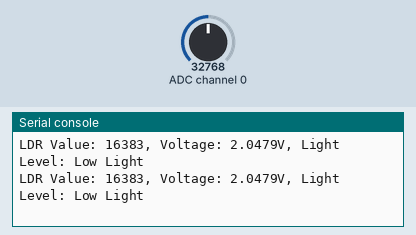
Bench run of a program on a simulated CircuitPython board. Parts: the last lines printed to the serial console. The test bench sets the inputs (shaded band); at power-on: ADC channel 0 = 32768 (analog values on the 0–65535 scale).

Above: at 1.2 s.
1.3 s: ADC channel 0 set to 45874
At 2.0 s:
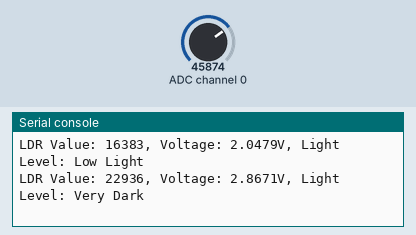
3.0 s: ADC channel 0 set to 19660
At 3.5 s:
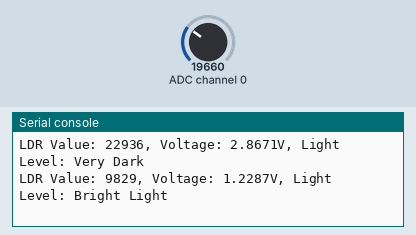
4.6 s: ADC channel 0 set to 20655
At 5.1 s:
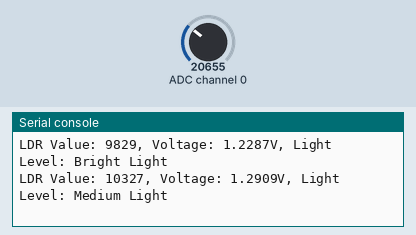

The program:

ldrsensor.py
```python
import time
import board
import busio
import adafruit_ads1x15.ads1115 as ADS
from adafruit_ads1x15.analog_in import AnalogIn

# Initialize I2C and ADS1115
i2c = busio.I2C(board.SCL, board.SDA)
ads = ADS.ADS1115(i2c, address=0x48)
chan = AnalogIn(ads, ADS.P0)

# Function to interpret light levels
def interpret_light_level(value):
    if value > 20000:  # Example threshold for "dark"
        return "Very Dark"
    elif value > 15000:  # Example threshold for "low light"
        return "Low Light"
    elif value > 10000:  # Example threshold for "medium light"
        return "Medium Light"
    else:  # Below 10000
        return "Bright Light"

# Main loop
while True:
    ldr_value = chan.value
    voltage = chan.voltage
    light_level = interpret_light_level(ldr_value)

    print(f"LDR Value: {ldr_value}, Voltage: {voltage:.4f}V, Light Level: {light_level}")
    time.sleep(0.5)
```

Measured:
- after the input at 1.3 s, the serial console: prints a new line after 0.27 s (image 1)
- after the input at 3.0 s, the serial console: prints a new line after 0.12 s (image 2)
- after the input at 4.6 s, the serial console: prints a new line after 0.07 s (image 3)
